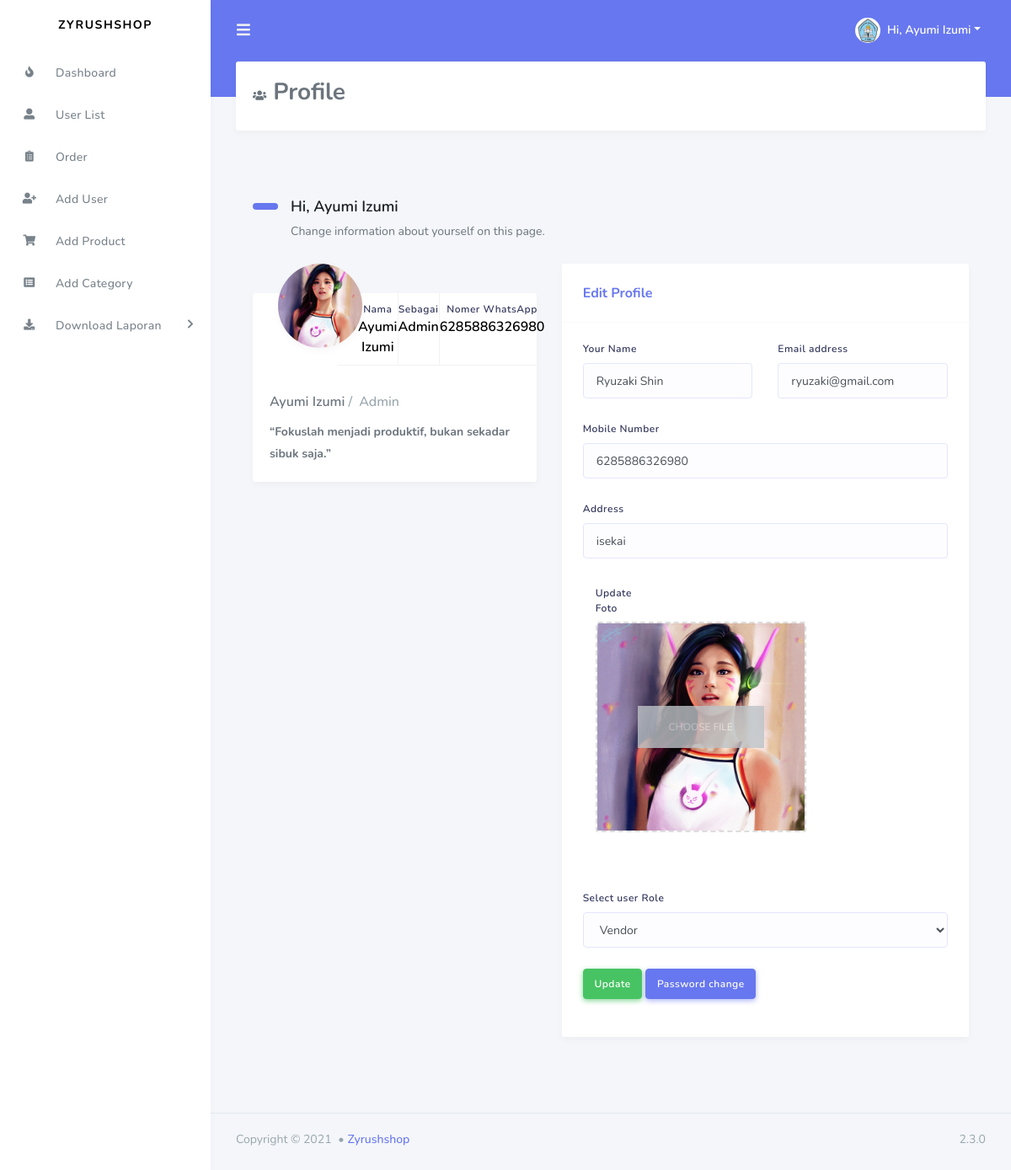
/profile.php?id=71 (signed in), run on the app's committed database.
### tables this page shows
CREATE TABLE `tbl_users` (
  `id` int(11) NOT NULL,
  `name` varchar(255) DEFAULT NULL,
  `email` varchar(255) DEFAULT NULL,
  `password` varchar(255) DEFAULT NULL,
  `mobile` varchar(25) DEFAULT NULL,
  `roleid` tinyint(4) DEFAULT NULL,
  `isActive` tinyint(4) DEFAULT 0,
  `fld_address` varchar(500) NOT NULL,
  `fld_logo` varchar(250) NOT NULL,
  `created_at` timestamp NOT NULL DEFAULT current_timestamp(),
  `updated_at` timestamp NOT NULL DEFAULT current_timestamp()
);

### lib/Session.php (called while the page is built, shortened)
<?php
class Session{
  public static function get($key){
    if (isset($_SESSION[$key])) {
      return $_SESSION[$key];
    }else{
      return false;
    }
  }
}

### classes/Users.php (called while the page is built, shortened)
<?php
include 'lib/Database.php';
include_once 'lib/Session.php';
class Users{
  private $db;
  public function __construct(){
    $this->db = new Database();
  }
    public function getUserInfoById($userid){
      $sql = "SELECT * FROM tbl_users WHERE id = :id LIMIT 1";
      $stmt = $this->db->pdo->prepare($sql);
      $stmt->bindValue(':id', $userid);
      $stmt->execute();
      $result = $stmt->fetch(PDO::FETCH_OBJ);
      if ($result) {
        return $result;
      }else{
        return false;
      }
    }
}

### lib/Database.php (called while the page is built, shortened)
<?php
class  Database{
  public $pdo;
  public function __construct(){
    if (!isset($this->pdo)) {
      try {
        $link = new PDO('mysql:host='.DB_HOST.'; dbname='.DB_NAME, DB_USER, DB_PASS);
        $link->setAttribute(PDO::ATTR_ERRMODE, PDO::ERRMODE_EXCEPTION);
        $link->exec("SET CHARACTER SET utf8");
        $this->pdo  =  $link;
      } catch (PDOException $e) {
        die("Connection error...".$e->getMessage());
      }
    }
  }
}

### profile.php (the view, shortened to what this page needs)
<?php
include 'inc/header.php';
 ?>
<div class="main-content">
        <section class="section">
          <div class="section-header">
          <h3><i class="fas fa-users mr-2"></i>Profile </h3>
          </div>
          <div class="section-body">
        <div class="card-body">
        <?php
if (isset($_GET['id'])) {
  $userid = preg_replace('/[^a-zA-Z0-9-]/', '', (int)$_GET['id']);
}
 ?>
    <?php
    $getUinfo = $users->getUserInfoById($userid);
    if ($getUinfo) {
     ?>
          <div class="section-body">
            <h2 class="section-title">Hi, <?php
$name = Session::get('name');
if (isset($name)) {
  echo $name;
}
 ?></h2>
            <p class="section-lead">
              Change information about yourself on this page.
            </p>
            <div class="row mt-sm-4">
              <div class="col-12 col-md-12 col-lg-5">
                <div class="card profile-widget">
                  <div class="profile-widget-header">
                  <?php echo '<img src=',$getUinfo->fld_logo,' class="rounded-circle profile-widget-picture" height="100" width="100" >'; ?>
                    <div class="profile-widget-items">
                      <div class="profile-widget-item">
                      <div class="profile-widget-item-label">Nama</div>
                        <div class="profile-widget-item-value"><?php $name = Session::get('name');if (isset($name)) {echo $name;}?></div>
                      </div>
                      <div class="profile-widget-item">
                        <div class="profile-widget-item-label">Sebagai</div>
                        <div class="profile-widget-item-value"><?php
                    if ( Session::get("roleid") == '1')  {
                      echo "Admin";
                    } else if ( Session::get("roleid") == '2')  {
                      echo "Vendor";
                    }if ( Session::get("roleid") == '3')  {
                      echo "User";
                    }
                    ?></div>
                      </div>
                      <div class="profile-widget-item">
                        <div class="profile-widget-item-label">Nomer WhatsApp</div>
                        <div class="profile-widget-item-value"><?php echo $getUinfo->mobile; ?></div>
                      </div>
                    </div>
                  </div>
                  <div class="profile-widget-description">
                    <div class="profile-widget-name"><?php $name = Session::get('name');if (isset($name)) {echo $name;}?><div class="text-muted d-inline font-weight-normal"><div class="slash"></div>
                    <?php
                    if ( Session::get("roleid") == '1')  {
                      echo "Admin";
                    } else if ( Session::get("roleid") == '2')  {
                      echo "Vendor";
                    }if ( Session::get("roleid") == '3')  {
                      echo "User";
                    }
                    ?>
                    </div></div>
                    <b>“Fokuslah menjadi produktif, bukan sekadar sibuk saja.”</b>
                  </div>
                </div>
              </div>
              <div class="col-12 col-md-12 col-lg-7">
                <div class="card">
                <form action="" method="post" enctype="multipart/form-data">
                <div class="card-header">
                      <h4>Edit Profile</h4>
                    </div>
                  <div class="card-body">
                  <div class="row">
                  <div class="form-group col-md-6 col-12">
                    <label for="name">Your Name</label>
                    <input type="text" name="name" value="<?php echo $getUinfo->name; ?>" class="form-control">
                  </div>
                  <div class="form-group col-md-6 col-12">
                    <label for="email">Email address</label>
                    <input type="email" id="email" name="email" value="<?php echo $getUinfo->email; ?>" class="form-control">
                  </div>
                  </div>
                  <div class="row">
                  <div class="form-group col-md-12 col-12">
                    <label for="mobile">Mobile Number</label>
                    <input type="number" id="mobile" name="mobile" value="<?php echo $getUinfo->mobile; ?>" class="form-control">
                  </div>
                  </div>
                  <div class="row">
                  <div class="form-group col-md-12 col-12">
                    <label for="mobile">Address</label>
                    <input type="text" id="mobile" name="address" value="<?php echo $getUinfo->fld_address; ?>" class="form-control">
                  </div>
                  </div>
                  <div class="row">
                  <div class="form-group col-md-6 col-12">
                      <label class="col-form-label text-md-left col-md-6 col-6">Update Foto</label>
                      <div class="col-sm-12 col-md-7">
                        <div id="image-preview" class="image-preview">
                          <label for="image-upload" id="image-label">Choose File</label>
                        </div>
                        <br><br>
                      </div>
                    </div>
                    </div>
                  <?php if (Session::get("roleid") == '1') { ?>
                  <div class="form-group
                  <?php if (Session::get("roleid") == '1' && Session::get("id") == $getUinfo->id) {
                    echo "d-none";
                  } ?>
                  ">
                    <div class="form-group">
                      <label for="sel1">Select user Role</label>
                      <select class="form-control" name="roleid" id="roleid">
                      <?php
                    if($getUinfo->roleid == '1'){?>
                      <option value="1" selected='selected'>Admin</option>
                      <option value="2">Vendor</option>
                      <option value="3">User only</option>
                    <?php }elseif($getUinfo->roleid == '2'){?>
                      <option value="2" selected='selected'>Vendor</option>
                    <?php }elseif($getUinfo->roleid == '3'){?>
                      <option value="1">Admin</option>
                      <option value="2">Vendor</option>
                      <option value="3" selected='selected'>User only</option>
                    <?php } ?>
                      </select>
                      </div>
                  </div>
              <?php }else{?>
                <input type="hidden" name="roleid" value="<?php echo $getUinfo->roleid; ?>">
              <?php } ?>
                  <?php if (Session::get("id") == $getUinfo->id) {?>
                    <div class="card-footer text-left">
                  <div class="form-group">
                    <button type="submit" name="update" class="btn btn-success">Update</button>
                    <a class="btn btn-primary" href="changepass.php?id=<?php echo $getUinfo->id;?>">Password change</a>
                  </div>
                <?php } elseif(Session::get("roleid") == '1') {?>
                  <div class="form-group">
                    <button type="submit" name="update" class="btn btn-success">Update</button>
                    <a class="btn btn-primary" href="changepass.php?id=<?php echo $getUinfo->id;?>">Password change</a>
                  </div>
                <?php } elseif(Session::get("roleid") == '2') {?>
                  <div class="form-group">
                    <button type="submit" name="update" class="btn btn-success">Update</button>
                  </div>
                  <?php   }else{ ?>
                      <div class="form-group">
                        <a class="btn btn-primary" href="index.php">Ok</a>
                      </div>
                    <?php } ?>
                    </div>
                    </div>
                </div>
              </div>
            </div>
      </div>
        </div>
      <?php }else{
        header('Location:index.php');
      } ?>
</div>
      </div></div></div></section>
  <?php
  include 'inc/footer.php';
  ?>

### inc/header.php (shortened to what this page needs)
<?php
$filepath = realpath(dirname(__FILE__));
include_once $filepath."/../lib/Session.php";
$users = new Users();
?>
<!DOCTYPE html>
<html lang="en">
<head>
  <link rel="stylesheet" href="https://stackpath.bootstrapcdn.com/bootstrap/4.3.1/css/bootstrap.min.css">
  <link rel="stylesheet" href="https://use.fontawesome.com/releases/v5.7.2/css/all.css">
  <link rel="stylesheet" href="assets/css/style.css">
  <link rel="stylesheet" href="assets/css/components.css">
  <link rel="stylesheet" href="https://cdn.datatables.net/1.10.24/css/dataTables.bootstrap4.min.css">
</head>
<body>
<div id="app">
    <div class="main-wrapper">
      <div class="navbar-bg"></div>
      <nav class="navbar navbar-expand-lg main-navbar">
        <form class="form-inline mr-auto">
          <ul class="navbar-nav mr-3">
            <li><a href="#" data-toggle="sidebar" class="nav-link nav-link-lg"><i class="fas fa-bars"></i></a></li>
          </ul>
        </form>
        <ul class="navbar-nav navbar-right">
        <?php
    $getUinfo = $users->getUserInfoById(Session::get("id"));
    if ($getUinfo) {
     ?>
          <li class="dropdown"><a href="#" data-toggle="dropdown" class="nav-link dropdown-toggle nav-link-lg nav-link-user">
          <?php echo '<img src=',$getUinfo->fld_logo,' class="rounded-circle mr-1" width="50" height="30">'; ?>
            <div class="d-sm-none d-lg-inline-block">Hi, <?php $name = Session::get('name'); if (isset($name)) { echo $name; } ?></div></a>
            <?php } ?>
          </li>
        </ul>
      </nav>
      <div class="main-sidebar">
        <aside id="sidebar-wrapper">
          <div class="sidebar-brand">
            <a href="dashboard.php">ZYRUSHSHOP</a>
          </div>
          <ul class="sidebar-menu">
              <?php if (Session::get('id') == TRUE) { ?>
            <?php if (Session::get('roleid') == '1') { ?>
                <li class="nav-item"><a href="dashboard.php" class="nav-link"><i class="fas fa-fire"></i><span>Dashboard</span></a></li>
                <li class="nav-item"><a href="userlist.php" class="nav-link"><i class="fas fa-user-alt"></i> <span>User List</span></a></li>
                <li class="nav-item"><a href="vieworder.php" class="nav-link"><i class="fas fa-clipboard-list"></i> <span>Order</span></a></li>
                <li class="nav-item"><a href="addUser.php" class="nav-link"><i class="fas fa-user-plus"></i> <span>Add User</span></a></li>
                <li class="nav-item"><a href="addProduct.php" class="nav-link"><i class="fas fa-shopping-cart"></i> <span>Add Product</span></a></li>
                <li class="nav-item"><a href="addCategory.php" class="nav-link"><i class="fas fa-list-alt"></i> <span>Add Category</span></a></li>
              <?php  } ?>
              <?php } ?>
          <?php if (Session::get('id') == TRUE) { ?>
                  <?php if (Session::get('roleid') == '1') { ?>
          <li class="nav-item dropdown">
                <a href="#" class="nav-link has-dropdown"><i class="fas fa-download"></i> <span>Download Laporan</span></a>
                    <?php  } ?>
                    <?php } ?>
              </li>
            </ul>
        </aside>
      </div>

### data on the page
tbl_users: fld_logo (picture)
tbl_users: fld_logo (picture), mobile "6285886326980", name "Ryuzaki Shin", email "ryuzaki@gmail.com", address "isekai", roleid "Vendor"

### other printed values
$name "Ayumi Izumi"
